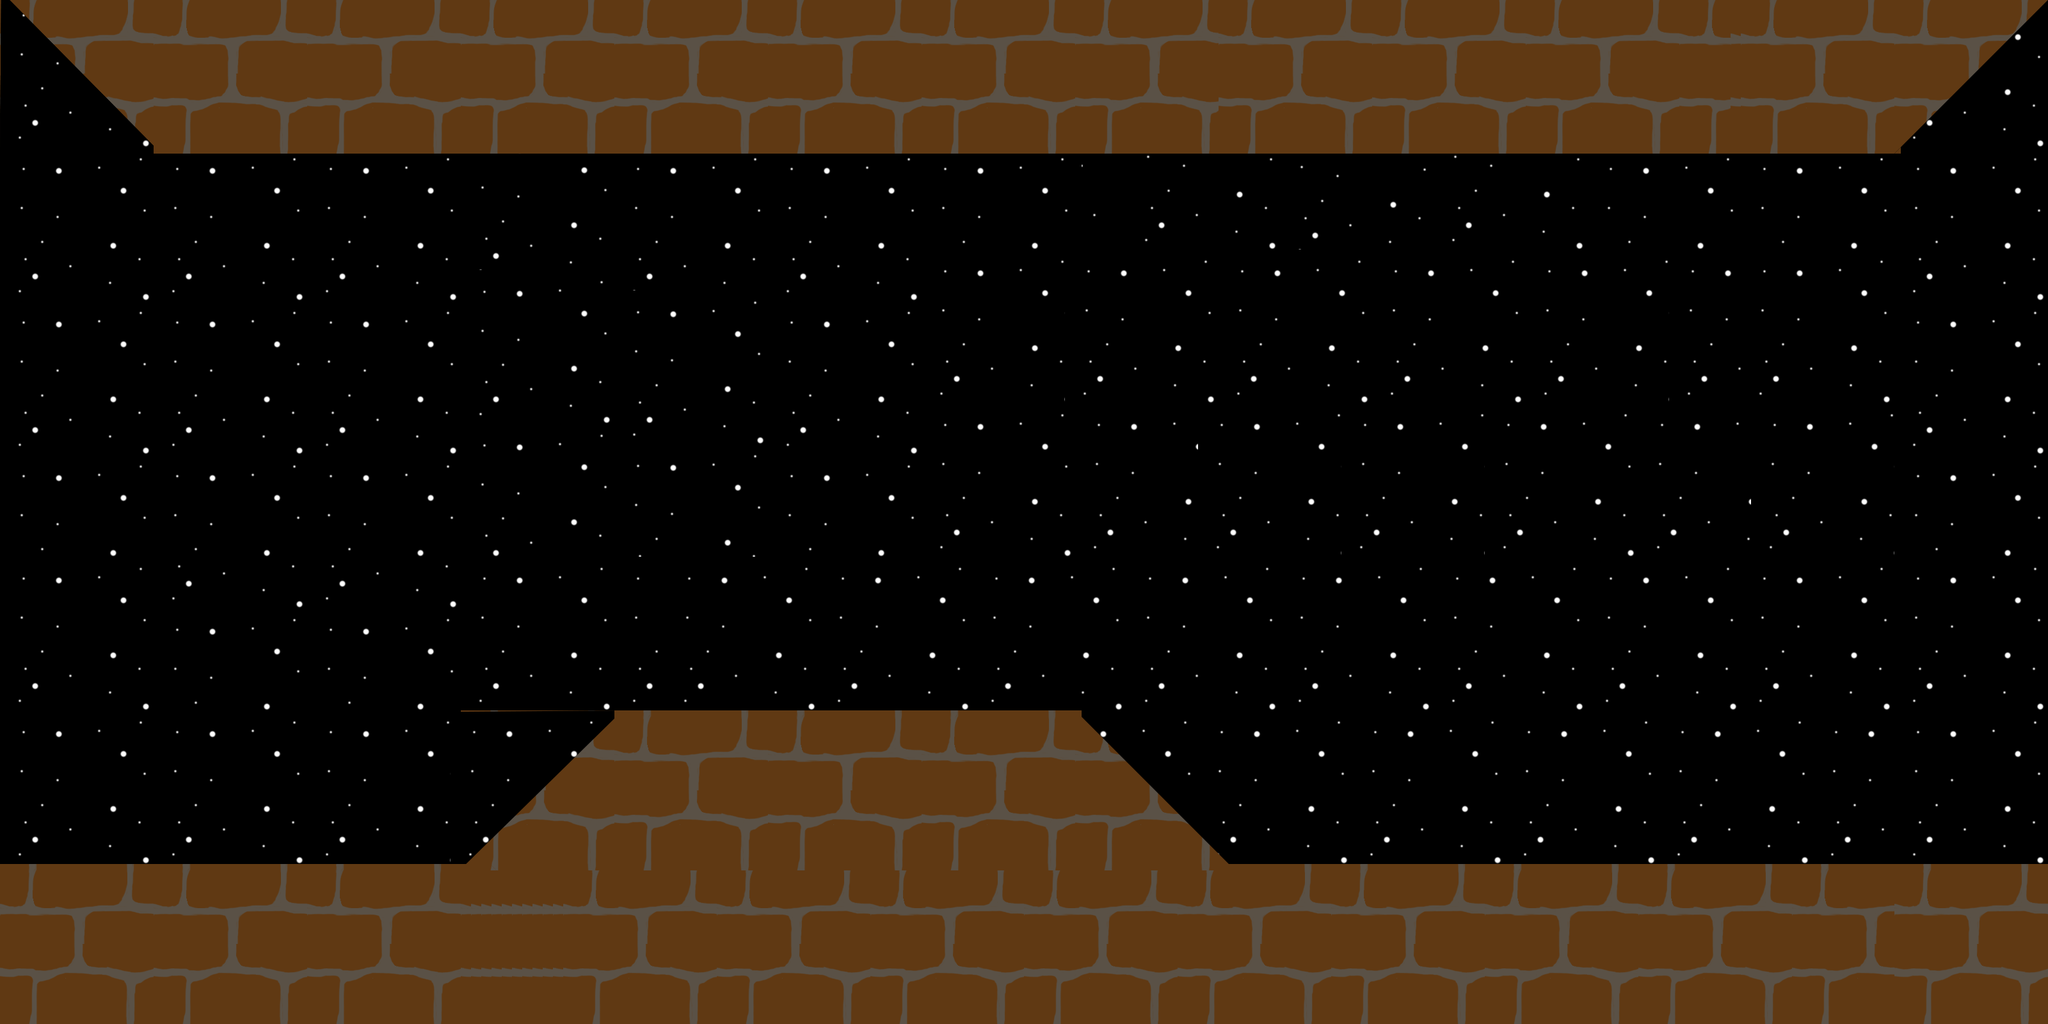

A 2D game scene composited from a Tiled map and its tileset images. What follows is a short description and the map's XML, with each tile layer's data collapsed to a summary:
An orthogonal 200x100 tile map with 16x16 px tiles, 2 tile layers (Tile Layer 2, Tile Layer 3), 3 tilesets.

<map version="1.0" orientation="orthogonal" renderorder="right-down" width="200" height="100" tilewidth="16" tileheight="16">
 <tileset firstgid="1" name="bricks" tilewidth="250" tileheight="250">
  <image source="../all.png" width="750" height="750" />
 </tileset>
 <tileset firstgid="10" name="stars" tilewidth="250" tileheight="250">
  <image source="../stars.png" width="250" height="250" />
 </tileset>
 <tileset firstgid="11" name="ball" tilewidth="170" tileheight="170">
  <image source="../ball.png" width="170" height="170" />
 </tileset>
 <layer name="Tile Layer 2" width="200" height="100">
  <data>[20000 cells, 107 non-empty, 2 distinct tile ids]</data>
 </layer>
 <layer name="Tile Layer 3" width="200" height="100">
  <data>[20000 cells, 20 non-empty, 6 distinct tile ids]</data>
 </layer>
</map>